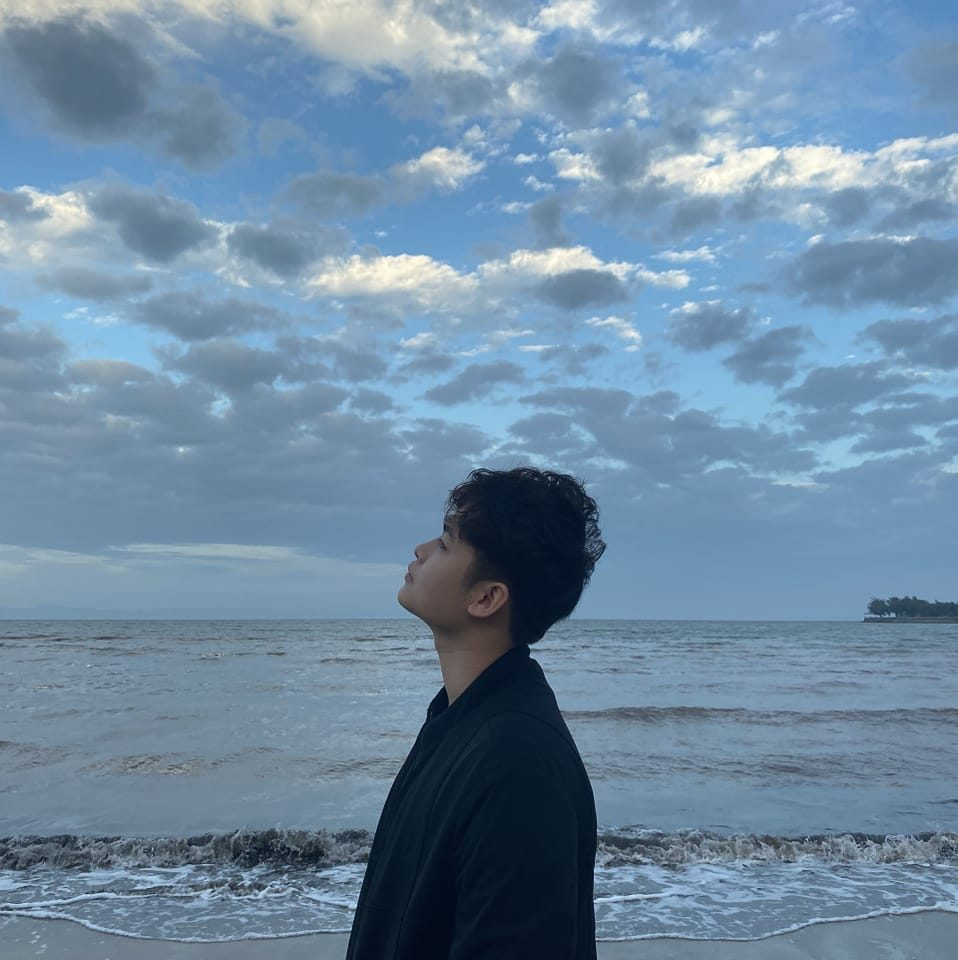
#> input picture tutorial6/avatar.jpg, 958 x 960 px, found by its file name
$ python highPassFilter.py
#> lines starting #> are read from the running program, lines starting #| are printed output that depends on the picture
import cv2
import numpy as np
import matplotlib.pyplot as plt

# Step 1: Load the image
image = cv2.imread('./tutorial6/avatar.jpg', 0)  # Load image in grayscale
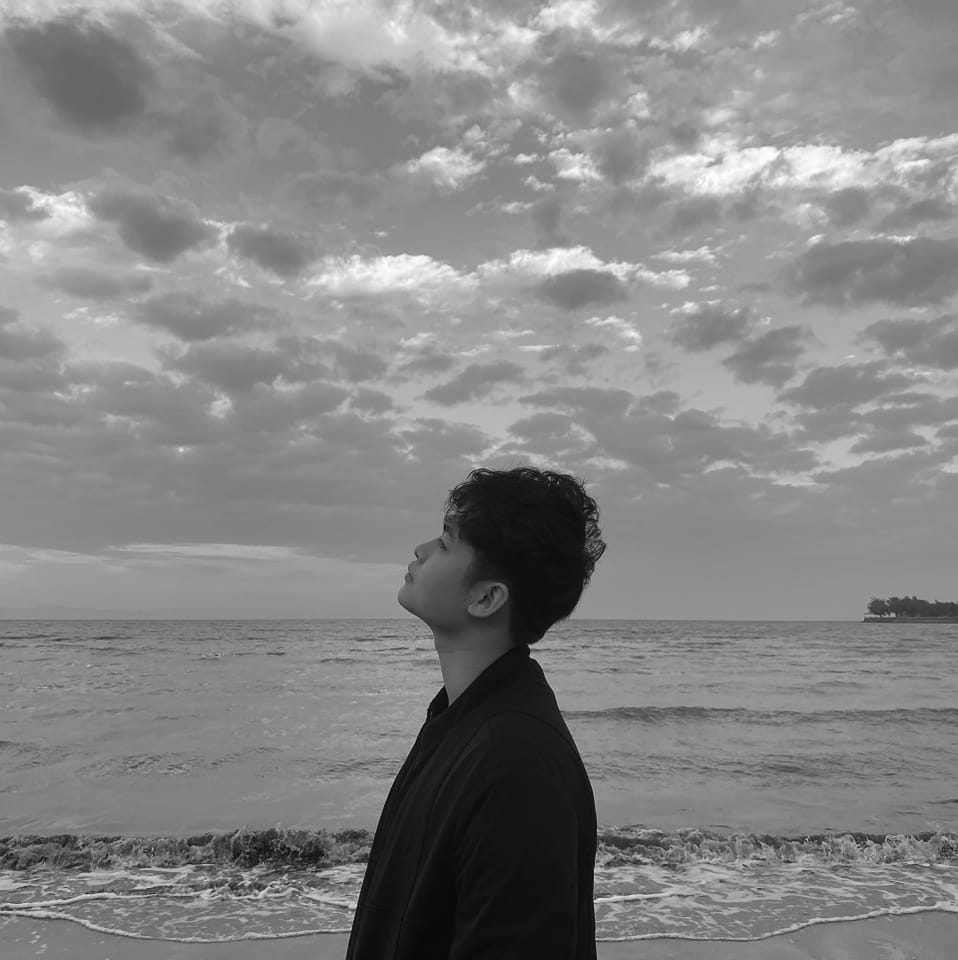
#> image: shape (960, 958); min 0, max 255, mean 133.5

# Step 2: Perform Fourier Transform
f_transform = np.fft.fft2(image)
f_transform_shifted = np.fft.fftshift(f_transform)

# Step 3: Create a high-pass filter
rows, cols = image.shape
#> rows = 960; cols = 958
crow, ccol = rows // 2, cols // 2
#> crow = 480; ccol = 479
mask = np.ones((rows, cols), np.uint8)
r = 30  # Radius of the high-pass filter
center = [crow, ccol]
#> center = [480, 479]
x, y = np.ogrid[:rows, :cols]
#> x = 960 values from 0 to 959
mask_area = (x - center[0]) ** 2 + (y - center[1]) ** 2 <= r*r
mask[mask_area] = 0

# Step 4: Apply the filter
f_transform_shifted_filtered = f_transform_shifted * mask

# Step 5: Inverse Fourier Transform
f_transform_filtered = np.fft.ifftshift(f_transform_shifted_filtered)
image_filtered = np.fft.ifft2(f_transform_filtered)
image_filtered = np.abs(image_filtered)
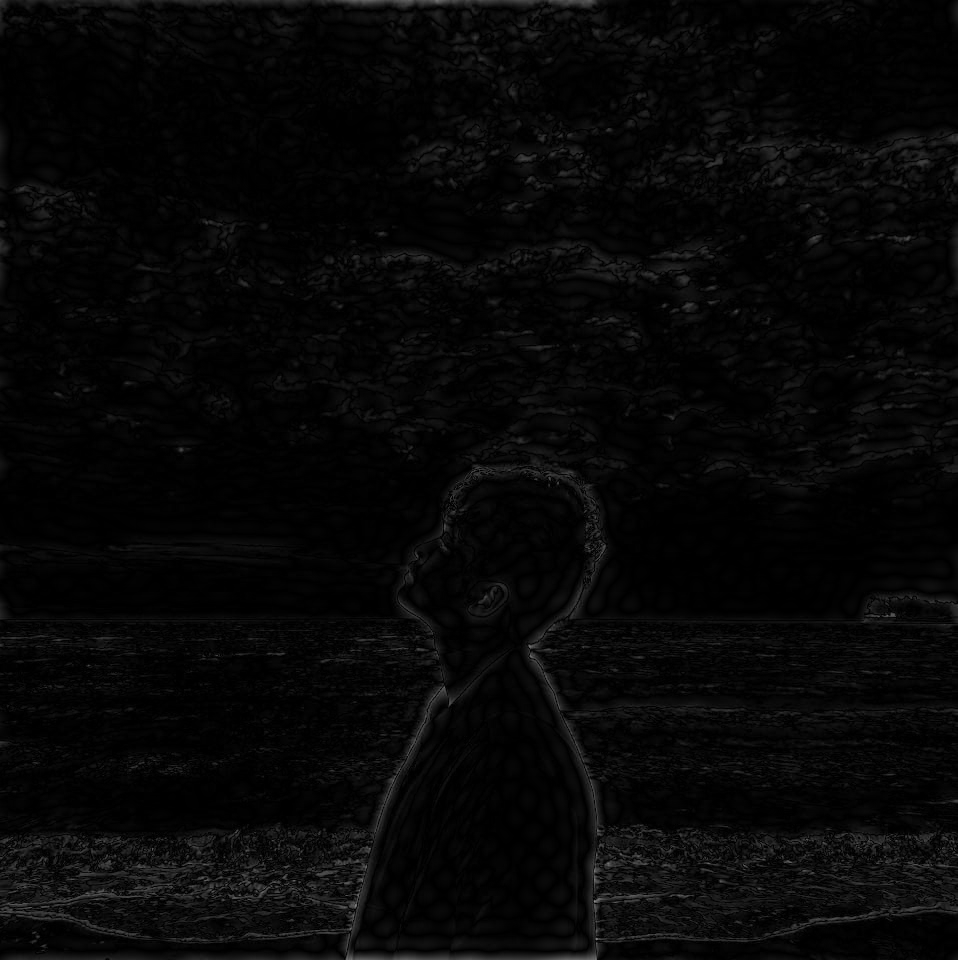
#> image_filtered: shape (960, 958) float64; min 2.21e-06, max 145.5, mean 7.3

# Step 6: Display the results
plt.figure(figsize=(10, 5))

plt.subplot(1, 3, 1)
plt.imshow(image, cmap='gray')
plt.title('Original Image')
plt.axis('off')

plt.subplot(1, 3, 2)
plt.imshow(np.log(1 + np.abs(f_transform_shifted)), cmap='gray')
plt.title('Fourier Transformed Image')
plt.axis('off')

plt.subplot(1, 3, 3)
plt.imshow(image_filtered, cmap='gray')
plt.title('High-Pass Filtered Image')
plt.axis('off')

plt.show()
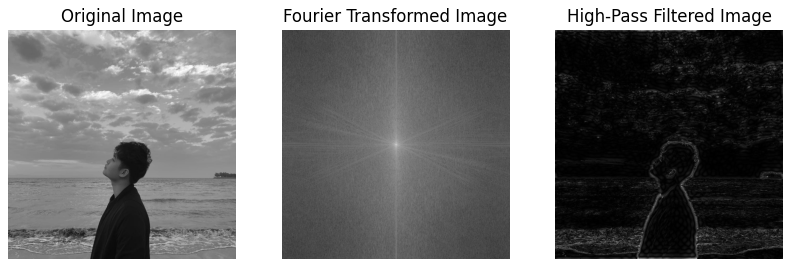
#> figure drawn by matplotlib, 3 panels
